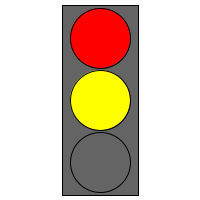
Frame 1 (no input)
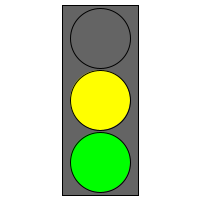
Frame 60 (the mouse pressed at the canvas centre just before this capture)
Frame 120 (the mouse held since frame 60 and released just before this capture): identical to frame 1, image omitted

The Processing sketch that drew these frames (run headless with seeded random() and noise(); from frame 60 on, the mouse is pressed at the canvas centre):

// Processing sketch: Task_3
// ── Task_3.pde
color BG = color(255);
color red = color(255, 0, 0);
color yellow = color(255, 255, 0);
color green = color(0, 255, 0);
int i = 0;
color grei = color(100);
void setup() {
  size(200, 200);

  frameRate(5);
  background(BG);

  rectMode(CENTER);
  ellipseMode(CENTER);
}
void draw () {
  i = (int)random(0, 2);

  stroke(0);
  fill(grei);

  rect(100, 100, 76, 190);

  if (i==1) {
    fill(red);
  }

  ellipse(100, 38, 60, 60);


  fill(yellow);

  ellipse(100, 100, 60, 60);

  if (i==0) {

    fill(green);
  } else {
    fill(grei);
  }
  ellipse(100, 162, 60, 60);
}
